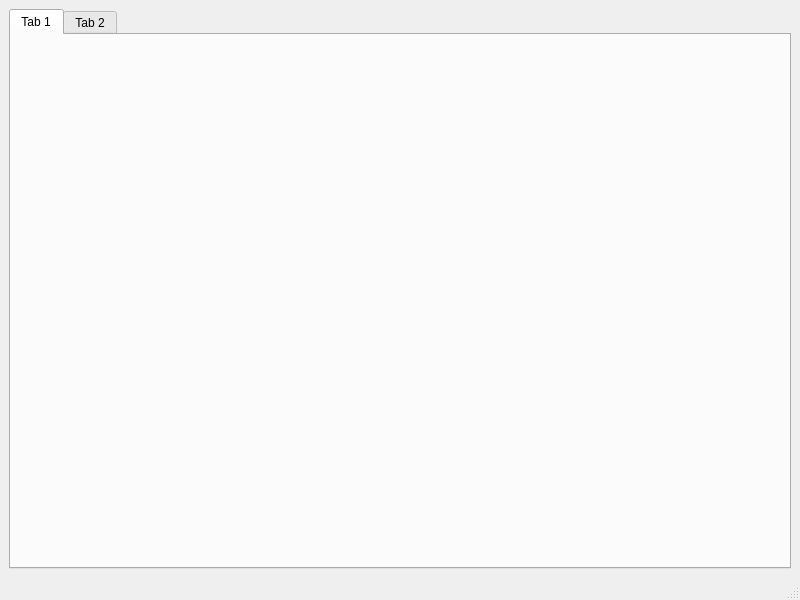
<?xml version="1.0" encoding="UTF-8"?>
<ui version="4.0">
 <class>MainWindow</class>
 <widget class="QMainWindow" name="MainWindow">
  <property name="geometry">
   <rect>
    <x>0</x>
    <y>0</y>
    <width>800</width>
    <height>600</height>
   </rect>
  </property>
  <property name="windowTitle">
   <string>MainWindow</string>
  </property>
  <widget class="QWidget" name="centralwidget">
   <layout class="QGridLayout" name="gridLayout">
    <item row="0" column="0">
     <widget class="QTabWidget" name="tabWidget">
      <widget class="QWidget" name="tab">
       <attribute name="title">
        <string>Tab 1</string>
       </attribute>
      </widget>
      <widget class="QWidget" name="tab_2">
       <attribute name="title">
        <string>Tab 2</string>
       </attribute>
      </widget>
     </widget>
    </item>
   </layout>
  </widget>
  <widget class="QMenuBar" name="menubar">
   <property name="geometry">
    <rect>
     <x>0</x>
     <y>0</y>
     <width>800</width>
     <height>21</height>
    </rect>
   </property>
  </widget>
  <widget class="QStatusBar" name="statusbar"/>
 </widget>
 <resources/>
 <connections/>
</ui>
